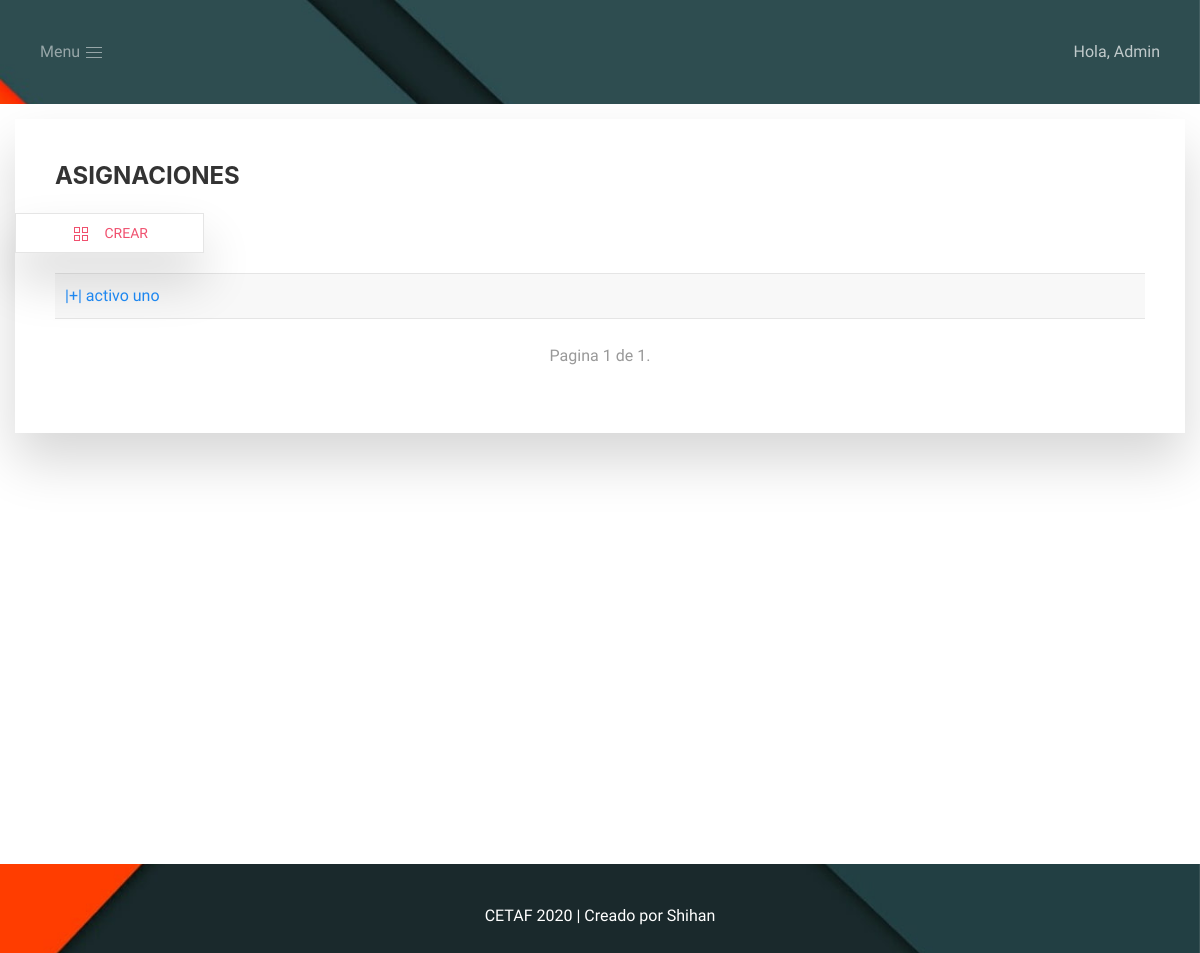
Page /asignaciones/ (signed in) on the earlier database version.
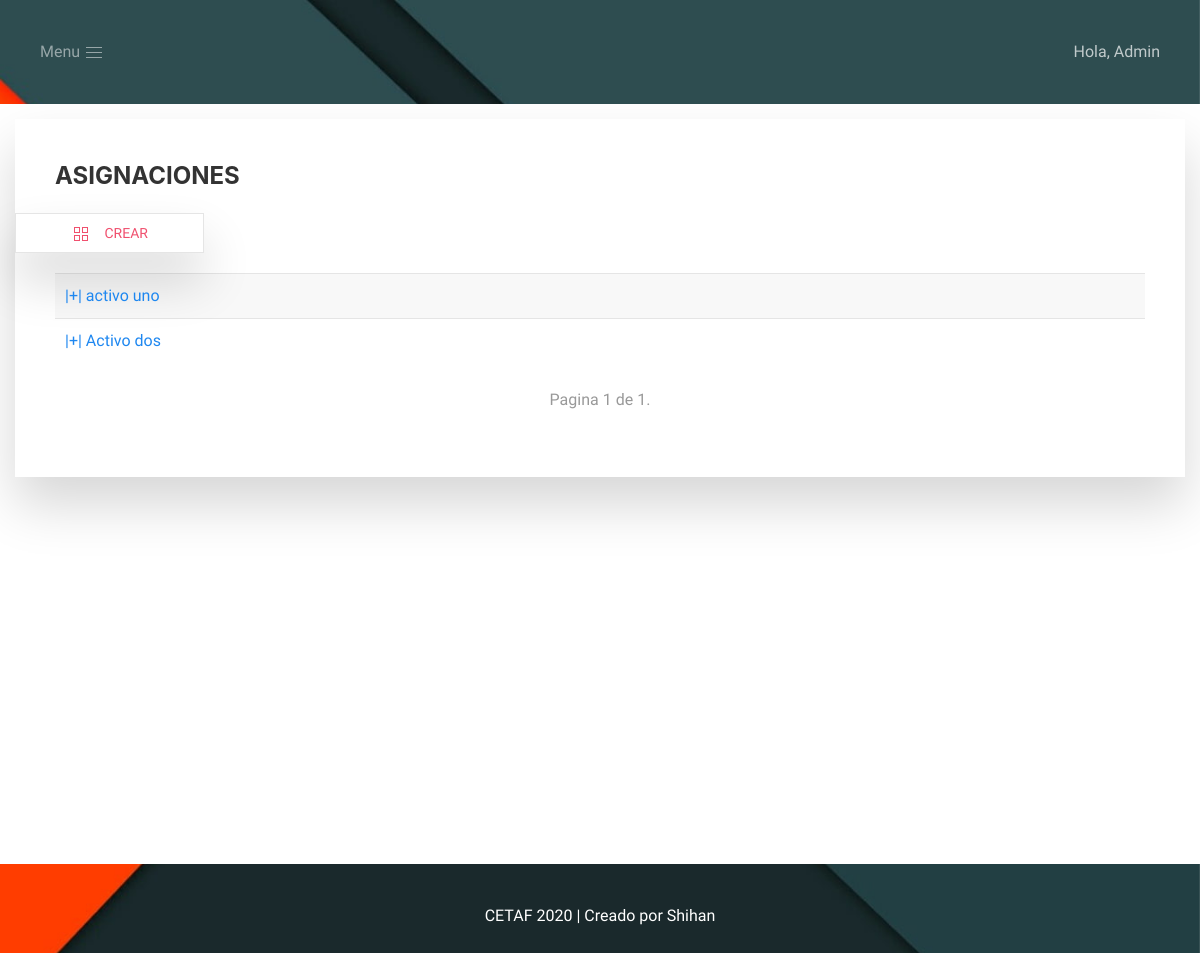
Same page on the later database version.
### cetaf/models.py (models this page shows, shortened)
class Asignacion(models.Model):
    nombre_activo = models.ForeignKey(Activo, on_delete=models.CASCADE)
    persona_responsable = models.CharField(max_length=50)
    sede_asignada = models.ForeignKey(Sede, on_delete=models.CASCADE)
    ambiente_asignado = models.ForeignKey(Ambiente, on_delete=models.CASCADE)
    fecha_inicio = models.DateField()
    fecha_fin = models.DateField()
    descripcion = models.TextField()

class Activo(models.Model):
    nombre = models.CharField(max_length=50)
    categoria = models.ForeignKey(Categoria, on_delete=models.CASCADE)
    num_serie = models.CharField(max_length=50)
    fecha_compra = models.DateField()
    cobertura_seguro = models.CharField(max_length=200)
    valor_compra = models.IntegerField(default=0)
    garantia = models.CharField(max_length=200)
    fecha_puesto_servicio = models.DateField()
    descripcion = models.TextField()
    vida_util = models.CharField(max_length=200)
    valor_residual = models.IntegerField(default=0)
    def __str__(self):
        return self.nombre

### cetaf/views.py (the view)
# urls.py: path('asignaciones/', views.lts_asignacion, name='lts_asignacion'),
@login_required(login_url="login")
def lts_asignacion(request):
    lista = Asignacion.objects.all()
    paginador = Paginator(lista, 10)
    num_pagina = request.GET.get('page')
    obj_pagina = paginador.get_page(num_pagina)
    return render(request, 'asignaciones/index.html', {'obj_pagina': obj_pagina})

### cetaf/templates/asignaciones/index.html (shortened to what this page needs)
{% extends "home/index.html" %}
{% load static %}
{% block contenido %}
<div class="uk-card uk-card-default uk-card-body uk-align-center uk-box-shadow-xlarge uk-margin-small">
    <h3 class="uk-card-title uk-text-bold">ASIGNACIONES</h3>
    {% block contenido_asignacion %}
        <ul class="uk-nav-default uk-nav-parent-icon" uk-nav>
            <li class="uk-button uk-button-default uk-button-small uk-box-shadow-xlarge"><a class="uk-text-danger" href="{% url 'crear_asignacion' %}"><span class="uk-margin-small-right" uk-icon="icon: thumbnails"></span> Crear</a></li>
        </ul>
        <ul class="uk-list uk-list-striped">
            {% for asignacion in obj_pagina %}
                <li><a href="{% url 'detalle_asignacion' asignacion.id %}" uk-toggle>|+| {{asignacion.nombre_activo}}</a></li>
            {% endfor %}
        </ul>
        <div>
          <span>
              <ul class="uk-pagination uk-flex-center" uk-margin>
                  <span>
                      <li class="uk-disabled"><span>Pagina {{ obj_pagina.number }} de {{ obj_pagina.paginator.num_pages }}.</span></li>
                  </span>
              </ul>
          </span>
        </div>
    {% endblock contenido_asignacion %}
</div>
{% endblock %}

Differences in the rows shown:
added Asignacion: nombre_activo "Activo dos"
